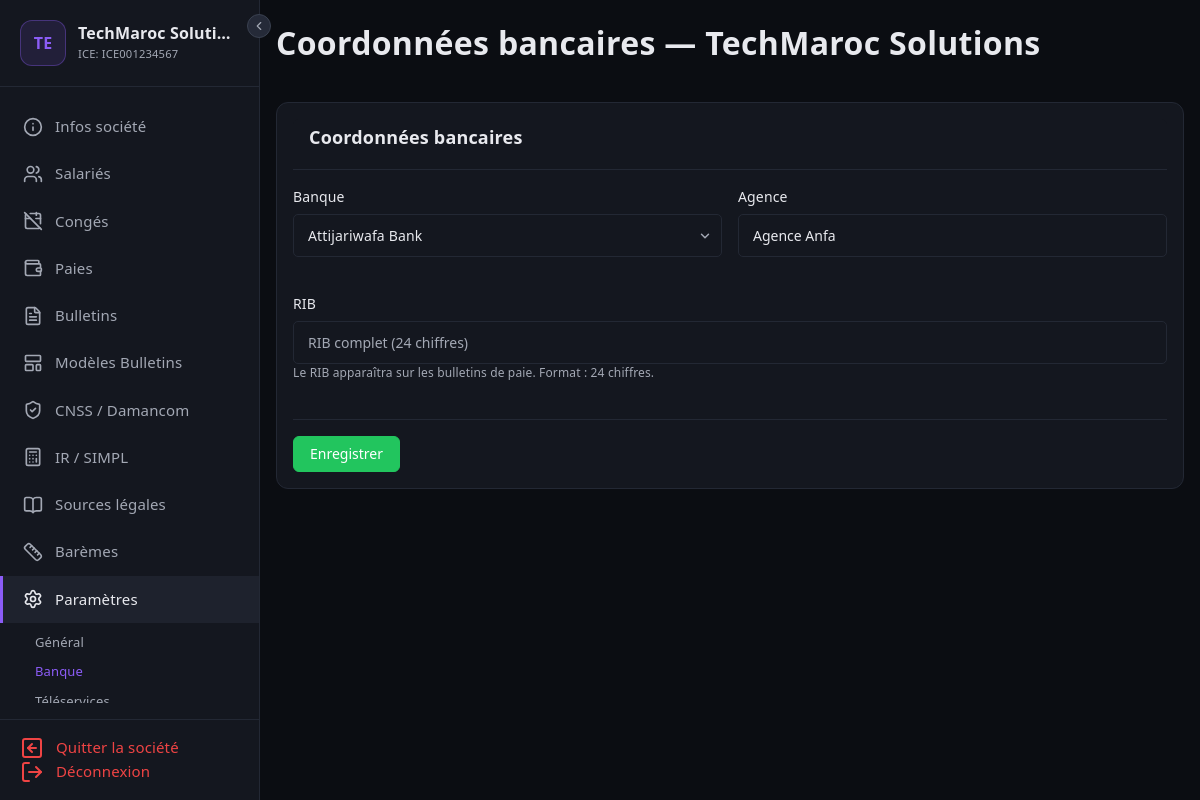
Page /societes/1/parametres (signed in) on the committed database.
### tables this page shows
CREATE TABLE IF NOT EXISTS societes (
    id                  INT UNSIGNED AUTO_INCREMENT PRIMARY KEY,
    user_id             INT UNSIGNED        NOT NULL,
    raison_sociale      VARCHAR(200)        NOT NULL,
    forme_juridique     VARCHAR(20)         NOT NULL,
    ice                 VARCHAR(20)         NOT NULL,
    if_fiscal           VARCHAR(20)         NOT NULL,
    rc                  VARCHAR(20)         NOT NULL,
    tp                  VARCHAR(20)         NOT NULL,
    cnss                VARCHAR(20)         NOT NULL,
    adresse             TEXT,
    ville               VARCHAR(100),
    telephone           VARCHAR(20),
    email               VARCHAR(180),
    site_web            VARCHAR(255),
    banque              VARCHAR(100),
    agence              VARCHAR(100),
    rib                 VARCHAR(255),
    modele_bulletin_id  INT UNSIGNED,
    logo                VARCHAR(255),
    damancom_login      VARCHAR(100),
    damancom_password   VARCHAR(255),
    simpl_login         VARCHAR(100),
    simpl_password      VARCHAR(255),
    cimr_login          VARCHAR(100),
    cimr_password       VARCHAR(255),
    actif               TINYINT(1)          NOT NULL DEFAULT 1,
    created_at          DATETIME            NOT NULL DEFAULT CURRENT_TIMESTAMP,
    updated_at          DATETIME            NOT NULL DEFAULT CURRENT_TIMESTAMP ON UPDATE CURRENT_TIMESTAMP,
    FOREIGN KEY (user_id) REFERENCES users(id) ON DELETE CASCADE
);

### views/layout.php (the view, shortened to what the rows shown need)
<!DOCTYPE html>
<html lang="fr">
<head>
    <link rel="stylesheet" href="https://cdn.jsdelivr.net/npm/bootstrap@5.3.3/dist/css/bootstrap.min.css">
    <link rel="stylesheet" href="/paie-me/assets/css/style.css?v=<?= filemtime(__DIR__ . '/../assets/css/style.css') ?>">
</head>
<body>
<?php if (isset($_SESSION['user_id'])):
    $ctx = $_SESSION['societe_context'] ?? null;
?>
<aside class="sidebar">
    <button type="button" id="sidebarCollapseBtn" class="sidebar-collapse-btn" title="Replier le menu" aria-label="Replier le menu">
        <svg width="14" height="14" viewBox="0 0 24 24" fill="none" stroke="currentColor" stroke-width="2" stroke-linecap="round" stroke-linejoin="round"><polyline points="15 18 9 12 15 6"/></svg>
    </button>
    <div class="sidebar-brand">
        <?php if ($ctx): ?>
            <div class="sidebar-brand-inner">
                <?php if (!empty($ctx['logo'])): ?>
                <img src="/paie-me/<?= htmlspecialchars($ctx['logo']) ?>" alt="Logo de <?= htmlspecialchars($ctx['raison_sociale']) ?>" class="sidebar-logo">
                <?php else: ?>
                <div class="sidebar-logo sidebar-logo-initials"><?= strtoupper(mb_substr($ctx['raison_sociale'], 0, 2)) ?></div>
                <?php endif; ?>
                <div class="sidebar-brand-text">
                    <h2><?= htmlspecialchars($ctx['raison_sociale']) ?></h2>
                    <small>ICE: <?= htmlspecialchars($ctx['ice']) ?></small>
                </div>
            </div>
        <?php else: ?>
            <h2>Paie Me</h2>
            <small>Gestion de paie</small>
        <?php endif; ?>
    </div>
    <ul class="sidebar-nav">
        <?php if ($ctx): ?>
        <li>
            <a href="/paie-me/societes/<?= $ctx['id'] ?>" class="<?= (parse_url($_SERVER['REQUEST_URI'], PHP_URL_PATH) === '/paie-me/societes/'.$ctx['id']) ? 'active' : '' ?>">
                <span class="icon" data-lucide="info"></span>
                <span>Infos société</span>
            </a>
        </li>
        <li>
            <a href="/paie-me/societes/<?= $ctx['id'] ?>/salaries" class="<?= str_contains($_SERVER['REQUEST_URI'], '/salaries') && !str_contains($_SERVER['REQUEST_URI'], 'create') && !str_contains($_SERVER['REQUEST_URI'], 'edit') && !str_contains($_SERVER['REQUEST_URI'], '/sortants') ? 'active' : '' ?>">
                <span class="icon" data-lucide="users"></span>
                <span>Salariés</span>
            </a>
        </li>
        <li>
            <a href="/paie-me/societes/<?= $ctx['id'] ?>/conges" class="<?= str_contains($_SERVER['REQUEST_URI'], '/conges') ? 'active' : '' ?>">
                <span class="icon" data-lucide="calendar-off"></span>
                <span>Congés</span>
            </a>
        </li>
        <li>
            <a href="/paie-me/societes/<?= $ctx['id'] ?>/paies" class="<?= str_contains($_SERVER['REQUEST_URI'], '/paies') && !str_contains($_SERVER['REQUEST_URI'], 'create') && !str_contains($_SERVER['REQUEST_URI'], 'edit') ? 'active' : '' ?>">
                <span class="icon" data-lucide="wallet"></span>
                <span>Paies</span>
            </a>
        </li>
        <li>
            <a href="/paie-me/societes/<?= $ctx['id'] ?>/bulletins" class="<?= str_contains($_SERVER['REQUEST_URI'], '/bulletins') && !str_contains($_SERVER['REQUEST_URI'], 'show') && !str_contains($_SERVER['REQUEST_URI'], 'pdf') ? 'active' : '' ?>">
                <span class="icon" data-lucide="file-text"></span>
                <span>Bulletins</span>
            </a>
        </li>
        <li>
            <a href="/paie-me/societes/<?= $ctx['id'] ?>/modeles-bulletins" class="<?= str_contains($_SERVER['REQUEST_URI'], '/modeles-bulletins') ? 'active' : '' ?>">
                <span class="icon" data-lucide="layout-template"></span>
                <span>Modèles Bulletins</span>
            </a>
        </li>
        <li>
            <a href="/paie-me/societes/<?= $ctx['id'] ?>/cnss" class="<?= str_contains($_SERVER['REQUEST_URI'], '/cnss') ? 'active' : '' ?>">
                <span class="icon" data-lucide="shield-check"></span>
                <span>CNSS / Damancom</span>
            </a>
        </li>
        <li>
            <a href="/paie-me/societes/<?= $ctx['id'] ?>/ir" class="<?= str_contains($_SERVER['REQUEST_URI'], '/ir') && !str_contains($_SERVER['REQUEST_URI'], '/export') ? 'active' : '' ?>">
                <span class="icon" data-lucide="calculator"></span>
                <span>IR / SIMPL</span>
            </a>
        </li>
        <li>
            <a href="/paie-me/societes/<?= $ctx['id'] ?>/sources-legales" class="<?= str_contains($_SERVER['REQUEST_URI'], '/sources-legales') ? 'active' : '' ?>">
                <span class="icon" data-lucide="book-open"></span>
                <span>Sources légales</span>
            </a>
        </li>
        <li>
            <a href="/paie-me/societes/<?= $ctx['id'] ?>/baremes" class="<?= str_contains($_SERVER['REQUEST_URI'], '/baremes') ? 'active' : '' ?>" style="<?= str_contains($_SERVER['REQUEST_URI'], '/baremes') ? 'border-left:3px solid var(--accent);' : '' ?>">
                <span class="icon" data-lucide="ruler"></span>
                <span>Barèmes</span>
            </a>
        </li>
        <li>
            <a href="/paie-me/societes/<?= $ctx['id'] ?>/parametres" class="<?= str_contains($_SERVER['REQUEST_URI'], '/parametres') ? 'active' : '' ?>" style="<?= str_contains($_SERVER['REQUEST_URI'], '/parametres') ? 'border-left:3px solid var(--accent);' : '' ?>">
                <span class="icon" data-lucide="settings"></span>
                <span>Paramètres</span>
            </a>
            <?php if (str_contains($_SERVER['REQUEST_URI'], '/parametres')): ?>
            <ul style="list-style:none; padding:0; margin:0.25rem 0 0 1.5rem; font-size:0.8125rem;">
                <?php $baseP = '/paie-me/societes/' . $ctx['id'] . '/parametres/'; $uri = parse_url($_SERVER['REQUEST_URI'], PHP_URL_PATH); $tab = basename($uri); if ($tab === 'parametres') $tab = 'banque'; ?>
                <li><a href="<?= $baseP ?>general" style="display:block; padding:0.3rem 0.5rem; color:<?= str_contains($uri, '/parametres/general')?'var(--accent)':'var(--text-muted)'?>; text-decoration:none; border-radius:4px;">Général</a></li>
                <li><a href="<?= $baseP ?>banque" style="display:block; padding:0.3rem 0.5rem; color:<?= $tab==='banque'?'var(--accent)':'var(--text-muted)'?>; text-decoration:none; border-radius:4px;">Banque</a></li>
                <li><a href="<?= $baseP ?>teleservices" style="display:block; padding:0.3rem 0.5rem; color:<?= str_contains($uri, '/teleservices')?'var(--accent)':'var(--text-muted)'?>; text-decoration:none; border-radius:4px;">Téléservices</a></li>
            </ul>
            <?php endif; ?>
        </li>
        <?php endif; ?>
    </ul>
    <div class="sidebar-footer">
        <?php if ($ctx): ?>
        <a href="/paie-me/societes/clear-context">
            <span class="icon" data-lucide="arrow-left-square"></span>
            <span>Quitter la société</span>
        </a>
        <?php endif; ?>
        <a href="/paie-me/logout">
            <span class="icon" data-lucide="log-out"></span>
            <span>Déconnexion</span>
        </a>
    </div>
</aside>
<?php endif; ?>
<main class="<?= isset($_SESSION['user_id']) ? 'main-content' : '' ?>">
    <?php if (isset($_SESSION['user_id'])): ?>
    <div class="topbar">
        <h1>
            <?= $title ?? 'Paie Me' ?>
        </h1>
    </div>
    <?php endif; ?>
    <?= $content ?? '' ?>
</main>
</body>
</html>

### views/societes/parametres/banque.php (shortened to what the rows shown need)
<form method="post" action="<?= $baseUrl ?>/banque">
<div class="card">
    <div class="card-header"><h3>Coordonnées bancaires</h3></div>
    <div style="display:grid; grid-template-columns:1fr 1fr; gap:1rem;">
        <div class="form-group">
            <label>Banque</label>
        </div>
        <div class="form-group">
            <label>Agence</label>
            <input type="text" name="agence" value="<?= htmlspecialchars($societe['agence'] ?? '') ?>" class="form-control" placeholder="Agence bancaire">
        </div>
        <div class="form-group" style="grid-column:1/-1;">
            <label>RIB</label>
            <input type="text" name="rib" value="<?= htmlspecialchars($societe['rib'] ?? '') ?>" class="form-control" placeholder="RIB complet (24 chiffres)" maxlength="24" pattern="[0-9]{24}" title="Le RIB marocain fait 24 chiffres">
            <small style="color:var(--text-muted); font-size:0.75rem;">Le RIB apparaîtra sur les bulletins de paie. Format : 24 chiffres.</small>
        </div>
    </div>
    <div style="margin-top:1rem; padding-top:1rem; border-top:1px solid var(--border);">
        <button type="submit" class="btn btn-success">Enregistrer</button>
    </div>
</div>
</form>

### Core/Router.php (shortened to what the rows shown need)
<?php
class Router
{
    private static array $routes = [];
    public static function get(string $uri, array $action): void
    {
        self::$routes['GET'][] = ['uri' => $uri, 'action' => $action];
    }
    public static function post(string $uri, array $action): void
    {
        self::$routes['POST'][] = ['uri' => $uri, 'action' => $action];
    }
    public static function dispatch(string $method, string $uri): void
    {
        $uri = parse_url($uri, PHP_URL_PATH);
        $uri = preg_replace('#^/paie-me#', '', $uri);
        $uri = trim($uri, '/');
        foreach (self::$routes[$method] ?? [] as $route) {
            $pattern = preg_replace('/\{(\w+)\}/', '(?P<$1>[^/]+)', $route['uri']);
            $pattern = '#^' . trim($pattern, '/') . '$#';
            if (preg_match($pattern, $uri, $matches)) {
                [$controller, $methodName] = $route['action'];
                $params = array_filter($matches, 'is_string', ARRAY_FILTER_USE_KEY);
                $instance = new $controller();
                call_user_func_array([$instance, $methodName], $params);
                return;
            }
        }
    }
}

### rows in the picture
societes: raison_sociale "TE", raison_sociale "TechMaroc Soluti…", ice "ICE001234567", agence "Agence Anfa"
